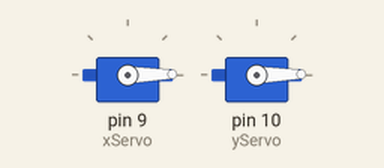
The sketch below on a simulated Arduino Uno, built with avr-gcc and run on an emulated ATmega328P. On the bench: 2 × servo. Random numbers use the default seed unless the sketch sets one.

Above: at 0.05 s.
At 9.96 s:
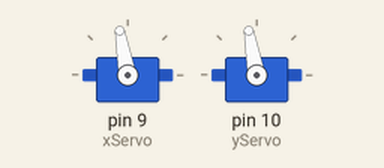
At 19.88 s:
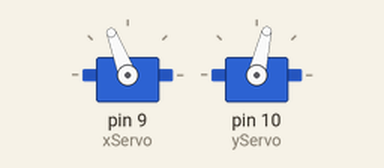
At 39.93 s:
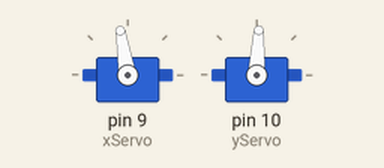
Timing chart, 0 to 40.0 s (numbered marks = the images above):
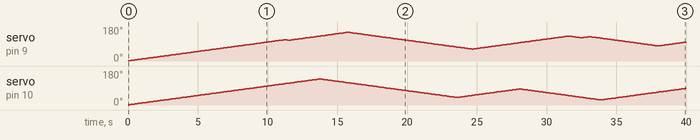

The sketch:

4_RandomServos.ino
```cpp
/*
 * RandomServos
 *
 * Guide for moving two servo motors randomly.
 *
 * Check out the language refrence for more information:
 * https://www.arduino.cc/reference/en/
 */

#include <Servo.h>

// Create servo object to control a servo
Servo xServo;
Servo yServo;

// Variable to store the servo position
int xPos = 0;
int yPos = 0;
int xDest = 0;
int yDest = 0;

void setup() {
  // Attaches the servo on pin 9 to the servo object
  xServo.attach(9);
  yServo.attach(10);
}

void loop() {

  // Randomize new positions
  if(xPos == xDest) {
    xDest = random(20, 160);
  }

  if(yPos == yDest) {
    yDest = random(20, 160);
  }

  // Move towards destination
  if(xPos < xDest) {
    xPos++;
  } else {
    xPos--;
  }

    // Move towards destination
  if(yPos < yDest) {
    yPos++;
  } else {
    yPos--;
  }

  // Tell the servo to go to position in variables
  xServo.write(xPos);
  yServo.write(yPos);

  delay(100);
}
```

Measured:
- by itself, servo on pin 9 (xServo): 1° → 2° at 0.10 s, → 3° 0.10 s later, → 4° 0.10 s later, → 5° 0.10 s later, … (399 changes in this stretch)
- by itself, servo on pin 10 (yServo): 1° → 2° at 0.10 s, → 3° 0.10 s later, → 4° 0.10 s later, → 5° 0.10 s later, … (399 changes in this stretch)
